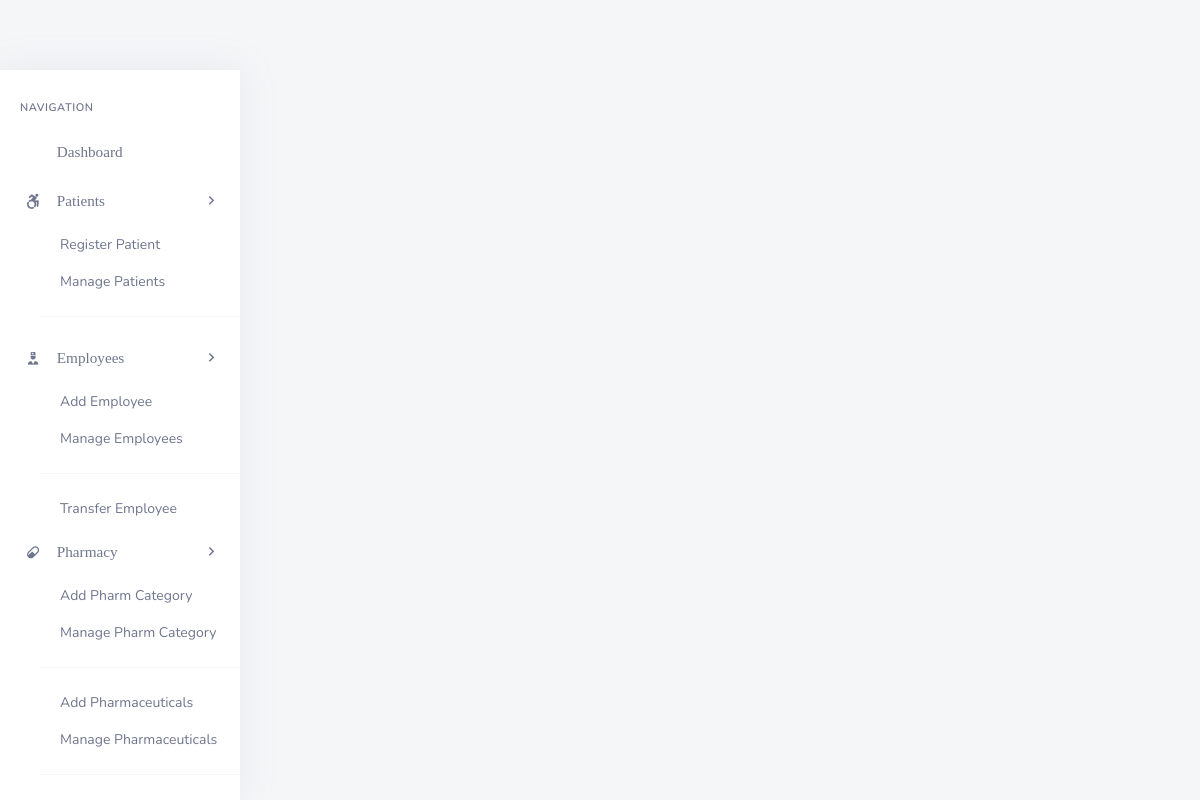
Page /backend/admin/his_admin_add_single_patient_vitals.php?pat_number=6VUE2 on the earlier database version.
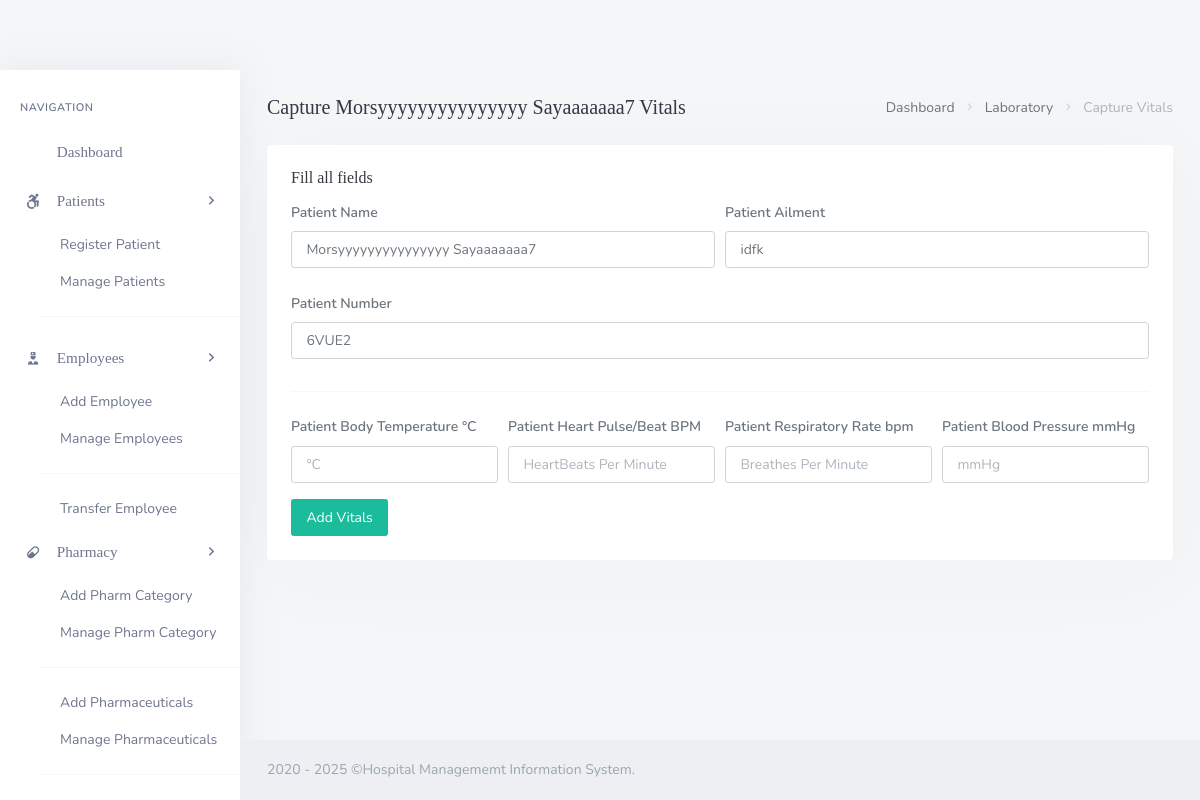
Same page on the later database version.
### tables this page shows
CREATE TABLE `his_patients` (
  `pat_id` int(20) NOT NULL,
  `pat_fname` varchar(200) DEFAULT NULL,
  `pat_lname` varchar(200) DEFAULT NULL,
  `pat_dob` date DEFAULT NULL,
  `pat_age` int(3) DEFAULT NULL,
  `pat_number` varchar(200) DEFAULT NULL,
  `pat_addr` varchar(200) DEFAULT NULL,
  `pat_phone` varchar(200) NOT NULL,
  `pat_type` varchar(200) DEFAULT NULL,
  `pat_dept` varchar(200) DEFAULT NULL,
  `pat_doc_id` int(20) DEFAULT NULL,
  `pat_date_joined` timestamp(6) NOT NULL DEFAULT current_timestamp(6) ON UPDATE current_timestamp(6),
  `pat_ailment` varchar(200) DEFAULT NULL,
  `pat_discharge_status` varchar(200) DEFAULT NULL
);

### backend/admin/his_admin_add_single_patient_vitals.php (the view, shortened to what the changed rows need)
<?php
	include('assets/inc/config.php');
?>
<!DOCTYPE html>
<html lang="en">
    <?php include('assets/inc/head.php');?>
    <body>
        <div id="wrapper">
            <?php
                $pat_number = $_GET['pat_number'];
                $ret="SELECT  * FROM his_patients WHERE pat_number=?";
                $stmt= $mysqli->prepare($ret) ;
                $stmt->bind_param('s',$pat_number);
                $stmt->execute() ;
                $res=$stmt->get_result();
                while($row=$res->fetch_object())
                {
            ?>
                <div class="content-page">
                    <div class="content">
                        <div class="container-fluid">
                            <div class="row">
                                <div class="col-12">
                                    <div class="page-title-box">
                                        <div class="page-title-right">
                                            <ol class="breadcrumb m-0">
                                                <li class="breadcrumb-item"><a href="his_admin_dashboard.php">Dashboard</a></li>
                                                <li class="breadcrumb-item"><a href="javascript: void(0);">Laboratory</a></li>
                                                <li class="breadcrumb-item active">Capture Vitals</li>
                                            </ol>
                                        </div>
                                        <h4 class="page-title">Capture <?php echo $row->pat_fname;?> <?php echo $row->pat_lname;?> Vitals</h4>
                                    </div>
                                </div>
                            </div>
                            <div class="row">
                                <div class="col-12">
                                    <div class="card">
                                        <div class="card-body">
                                            <h4 class="header-title">Fill all fields</h4>
                                            <form method="post">
                                                <div class="form-row">
                                                    <div class="form-group col-md-6">
                                                        <label for="inputEmail4" class="col-form-label">Patient Name</label>
                                                        <input type="text" required="required" readonly name="" value="<?php echo $row->pat_fname;?> <?php echo $row->pat_lname;?>" class="form-control" id="inputEmail4" placeholder="Patient's First Name">
                                                    </div>
                                                    <div class="form-group col-md-6">
                                                        <label for="inputPassword4" class="col-form-label">Patient Ailment</label>
                                                        <input required="required" type="text" readonly name="" value="<?php echo $row->pat_ailment;?>" class="form-control"  id="inputPassword4" placeholder="Patient`s Last Name">
                                                    </div>
                                                </div>
                                                <div class="form-row">
                                                    <div class="form-group col-md-12">
                                                        <label for="inputEmail4" class="col-form-label">Patient Number</label>
                                                        <input type="text" required="required" readonly name="vit_pat_number" value="<?php echo $row->pat_number;?>" class="form-control" id="inputEmail4" placeholder="DD/MM/YYYY">
                                                    </div>
                                                </div>
                                                <hr>
                                                <div class="form-row">
                                                    <div class="form-group col-md-3">
                                                        <label for="inputEmail4" class="col-form-label">Patient Body Temperature °C</label>
                                                        <input type="text" required="required"  name="vit_bodytemp"class="form-control" id="inputEmail4" placeholder="°C">
                                                    </div>
                                                    <div class="form-group col-md-3">
                                                        <label for="inputPassword4" class="col-form-label">Patient Heart Pulse/Beat BPM</label>
                                                        <input required="required" type="text"  name="vit_heartpulse"  class="form-control"  id="inputPassword4" placeholder="HeartBeats Per Minute ">
                                                    </div>
                                                    <div class="form-group col-md-3">
                                                        <label for="inputPassword4" class="col-form-label">Patient Respiratory Rate bpm</label>
                                                        <input required="required" type="text"  name="vit_resprate"  class="form-control"  id="inputPassword4" placeholder="Breathes Per Minute">
                                                    </div>
                                                    <div class="form-group col-md-3">
                                                        <label for="inputPassword4" class="col-form-label">Patient Blood Pressure mmHg</label>
                                                        <input required="required" type="text"  name="vit_bloodpress"  class="form-control"  id="inputPassword4" placeholder="mmHg">
                                                    </div>
                                                </div>
                                                <button type="submit" name="add_patient_vitals" class="ladda-button btn btn-success" data-style="expand-right">Add Vitals</button>
                                            </form>
                                        </div>
                                    </div>
                                </div>
                            </div>
                        </div>
                    </div>
                    <?php include('assets/inc/footer.php');?>
                </div>
            <?php }?>
        </div>
    </body>
</html>

### backend/admin/assets/inc/footer.php
<footer class="footer">
    <div class="container-fluid">
        <div class="row">
            <div class="col-md-12">
                2020 - <?php echo date('Y'); ?> &copy;Hospital Managememt Information System.
            </div>
        </div>
    </div>
</footer>

Differences in the rows shown:
added his_patients: pat_fname "Morsyyyyyyyyyyyyyyy", pat_lname "Sayaaaaaaa7", pat_fname+pat_lname "Morsyyyyyyyyyyyyyyy Sayaaaaaaa7", pat_ailment "idfk", vit_pat_number "6VUE2"
